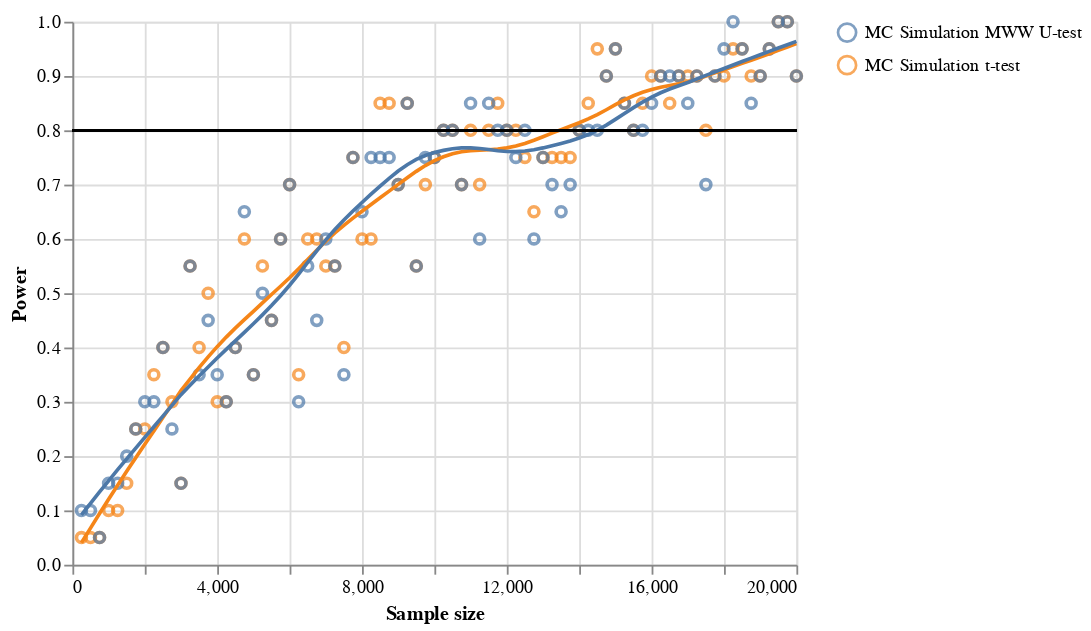

This figure's notebook cell:
### Markdown cell above
Plot power distribution

### Code cell
dots = (
    alt.Chart(power_dist)
    .mark_point()
    .encode(
        x=alt.X("sample_size", axis=alt.Axis(title="Sample size")),
        y=alt.Y("power", axis=alt.Axis(title="Power")),
        color=alt.Color("test", legend=alt.Legend(title="")),
    )
)

hline = (
    alt.Chart(power_dist)
    .mark_rule()
    .encode(
        y=alt.Y("a:Q", axis=alt.Axis(title="")),
    )
    .transform_calculate(a="0.8")
)

(
    dots
    + dots.transform_loess("sample_size", "power", groupby=["test"]).mark_line()
    + hline
)

### Figure 1 — Vega-Lite specification as saved in the notebook (floating-point values rounded to 4 significant figures; data arrays with more than 128 entries replaced by an {"elided": "..."} marker saying what was removed)
{"config": {"view": {"continuousWidth": 400, "continuousHeight": 300}}, "layer": [{"mark": "point", "encoding": {"color": {"field": "test", "legend": {"title": ""}, "type": "nominal"}, "x": {"axis": {"title": "Sample size"}, "field": "sample_size", "type": "quantitative"}, "y": {"axis": {"title": "Power"}, "field": "power", "type": "quantitative"}}}, {"mark": "line", "encoding": {"color": {"field": "test", "legend": {"title": ""}, "type": "nominal"}, "x": {"axis": {"title": "Sample size"}, "field": "sample_size", "type": "quantitative"}, "y": {"axis": {"title": "Power"}, "field": "power", "type": "quantitative"}}, "transform": [{"loess": "power", "on": "sample_size", "groupby": ["test"]}]}, {"mark": "rule", "encoding": {"y": {"axis": {"title": ""}, "field": "a", "type": "quantitative"}}, "transform": [{"calculate": "0.8", "as": "a"}]}], "data": {"name": "data-3360431e739b66032f069ec4932f1f79"}, "$schema": "https://vega.github.io/schema/vega-lite/v4.17.0.json", "datasets": {"data-3360431e739b66032f069ec4932f1f79": {"elided": "160 records"}}}
